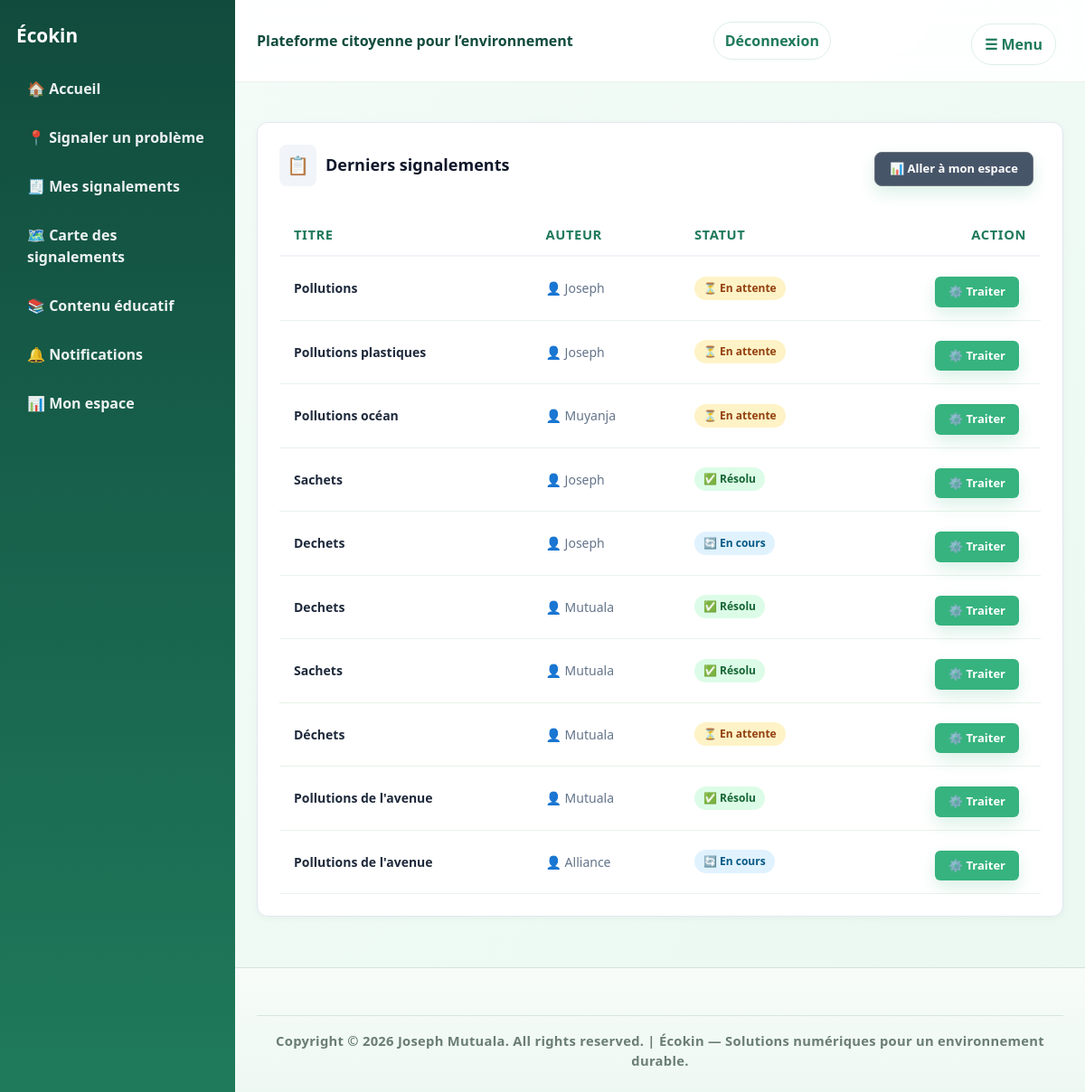
Page /signalements/autorite/ (signed in) on the committed database.
### signalements/models.py (models this page shows, shortened)
class Signalements(models.Model):
    STATUT_CHOICES = [
        ('en_attente', 'En attente'),
        ('en_cours', 'En cours'),
        ('resolu', 'Résolu'),
        ('rejete', 'Rejeté'),
    ]
    titre = models.CharField(max_length=200, help_text="Entrez le titre du signalement")
    description = models.TextField()
    photo = models.ImageField(upload_to = 'signalements/', blank=True, null=True)
    latitude = models.DecimalField(max_digits= 9, decimal_places= 6)
    longitude = models.DecimalField(max_digits= 9, decimal_places= 6)
    statut = models.CharField(max_length=20, choices=STATUT_CHOICES, default='en_attente')
    date_creation = models.DateTimeField(auto_now_add= True)
    analyse_ia = models.TextField(blank=True, null=True)
    utilisateur = models.ForeignKey(settings.AUTH_USER_MODEL, on_delete=models.CASCADE, related_name = 'signalements')

### accounts/models.py (models this page shows, shortened)
class Utilisateur(AbstractUser):
    ROLE_CHOICES = [
        ('citoyens', 'Citoyens'),
        ('autorités', 'Autorités'),
        ('ong', 'Ong'),
        ('admin', 'Administrateur'),
    ]
    telephone = models.CharField(max_length= 50, blank=True, help_text="Entrez votre numero ici")
    adresse = models.CharField(max_length= 255, blank=True, help_text="Entrez votre adresse ici")
    photo = models.ImageField(upload_to='profils/', blank=True, null=True)
    role = models.CharField(max_length=20, choices=ROLE_CHOICES, default='citoyens')

### signalements/views.py (the view)
# urls.py: path('autorite/', views.liste_signalements_autorite, name='liste_autorite'),
@login_required
def liste_signalements_autorite(request):
    signalements = Signalements.objects.all()
    return render(request, "signalements/liste_autorite.html", {"signalements": signalements})

### templates/signalements/liste_autorite.html (shortened to what this page needs)
{% extends 'base.html' %}
{% block content%}
<div class="card table-card" style="margin-top: 20px; padding: 24px; background: #ffffff; border-radius: 12px; border: 1px solid #e2e8f0; box-shadow: 0 2px 8px rgba(0,0,0,0.04);">
    <div style="display: flex; align-items: center; justify-content: space-between; margin-bottom: 20px;">
        <div style="display: flex; align-items: center; gap: 10px;">
            <span style="font-size: 20px; background: #f1f5f9; padding: 8px; border-radius: 8px;">📋</span>
            <h3 style="margin: 0; font-size: 18px; font-weight: 700; color: #0f172a;">Derniers signalements</h3>
        </div>
        <a href="{% url 'aller_a_mon_espace' %}" class="btn btn-secondary" style="padding: 8px 16px; font-size: 13px; font-weight: 600; text-decoration: none; background: #475569; border-radius: 8px; display: inline-flex; align-items: center; gap: 6px;">
            📊 Aller à mon espace
        </a>
    </div>
    <div style="overflow-x: auto;">
        <table style="width: 100%; border-collapse: collapse; text-align: left; font-size: 14px;">
            <thead>
                <tr style="border-bottom: 2px solid #f1f5f9; color: #64748b; font-size: 13px; text-transform: uppercase; letter-spacing: 0.5px;">
                    <th style="padding: 12px 16px; font-weight: 600;">Titre</th>
                    <th style="padding: 12px 16px; font-weight: 600;">Auteur</th>
                    <th style="padding: 12px 16px; font-weight: 600;">Statut</th>
                    <th style="padding: 12px 16px; font-weight: 600; text-align: right;">Action</th>
                </tr>
            </thead>
            <tbody>
                {% for signalement in signalements %}
                    <tr style="border-bottom: 1px solid #f8fafc; transition: background 0.2s ease;">
                        <td style="padding: 14px 16px; font-weight: 600; color: #1e293b;">
                            {{ signalement.titre }}
                        </td>
                        <td style="padding: 14px 16px; color: #64748b;">
                            <span style="display: flex; align-items: center; gap: 6px;">
                                👤 {{ signalement.utilisateur.username }}
                            </span>
                        </td>
                        <td style="padding: 14px 16px;">
                            {% if signalement.statut == 'en_attente' or signalement.statut == 'EN_ATTENTE' %}
                                <span style="background: #fef3c7; color: #92400e; padding: 4px 10px; border-radius: 20px; font-size: 12px; font-weight: 600; display: inline-flex; align-items: center; gap: 4px;">
                                    ⏳ {{ signalement.get_statut_display }}
                                </span>
                            {% elif signalement.statut == 'en_cours' or signalement.statut == 'EN_COURS' %}
                                <span style="background: #e0f2fe; color: #075985; padding: 4px 10px; border-radius: 20px; font-size: 12px; font-weight: 600; display: inline-flex; align-items: center; gap: 4px;">
                                    🔄 {{ signalement.get_statut_display }}
                                </span>
                            {% elif signalement.statut == 'resolu' or signalement.statut == 'RESOLU' %}
                                <span style="background: #dcfce7; color: #166534; padding: 4px 10px; border-radius: 20px; font-size: 12px; font-weight: 600; display: inline-flex; align-items: center; gap: 4px;">
                                    ✅ {{ signalement.get_statut_display }}
                                </span>
                            {% elif signalement.statut == 'rejete' or signalement.statut == 'REJETE' %}
                                <span style="background: #fee2e2; color: #991b1b; padding: 4px 10px; border-radius: 20px; font-size: 12px; font-weight: 600; display: inline-flex; align-items: center; gap: 4px;">
                                    ❌ {{ signalement.get_statut_display }}
                                </span>
                            {% else %}
                                <span style="background: #f1f5f9; color: #475569; padding: 4px 10px; border-radius: 20px; font-size: 12px; font-weight: 600;">
                                    {{ signalement.get_statut_display }}
                                </span>
                            {% endif %}
                        </td>
                        <td style="padding: 14px 16px; text-align: right;">
                            <a href="{% url 'traiter' signalement.pk %}" class="btn" style="padding: 6px 14px; font-size: 13px; font-weight: 600; text-decoration: none; border-radius: 6px; display: inline-flex; align-items: center; gap: 4px;">
                                ⚙️ Traiter
                            </a>
                        </td>
                    </tr>
                {% endfor %}
            </tbody>
        </table>
    </div>
</div>
{% endblock %}

### templates/base.html (style rules this page uses)
:root { --green-900: #114b3d; --green-700: #1f7a5b; --green-500: #36b37e; --green-100: #eaf8f1; --text: #163126; --muted: #5f786d; --card: #ffffff; --shadow: 0 16px 35px rgba(17, 75, 61, 0.12); }
* { box-sizing: border-box; }
body { margin: 0; font-family: "Segoe UI", Arial, sans-serif; color: var(--text); background: linear-gradient(135deg, #f4fcf8 0%, #eaf8f1 100%); }
a { text-decoration: none; color: inherit; }
.card { background: var(--card); border-radius: 18px; padding: 20px; box-shadow: var(--shadow); }
.card h3, .card h4 { margin-top: 0; color: var(--green-900); }
.btn { display: inline-block; padding: 10px 14px; border-radius: 999px; background: var(--green-500); color: white; font-weight: 700; margin-right: 8px; margin-top: 8px; transition: all 0.2s ease; box-shadow: 0 8px 18px rgba(54, 179, 126, 0.18); }
.table-card { overflow-x: auto; }
table { width: 100%; border-collapse: collapse; margin-top: 10px; }
th, td { padding: 12px; text-align: left; border-bottom: 1px solid #e8f3eb; }
th { color: var(--green-700); font-size: 0.92rem; text-transform: uppercase; letter-spacing: 0.04em; }
.card { width: 100%; box-sizing: border-box; }
.table-card { width: 100%; overflow-x: auto; }

### rows in the picture
Signalements: titre "Pollutions", utilisateur.username "Joseph", statut "En attente"
Signalements: titre "Pollutions plastiques", utilisateur.username "Joseph", statut "En attente"
Signalements: titre "Pollutions océan", utilisateur.username "Muyanja", statut "En attente"
Signalements: titre "Sachets", utilisateur.username "Joseph", statut "Résolu"
Signalements: titre "Dechets", utilisateur.username "Joseph", statut "En cours"
Signalements: titre "Dechets", utilisateur.username "Mutuala", statut "Résolu"
Signalements: titre "Sachets", utilisateur.username "Mutuala", statut "Résolu"
Signalements: titre "Déchets", utilisateur.username "Mutuala", statut "En attente"
Signalements: titre "Pollutions de l'avenue", utilisateur.username "Mutuala", statut "Résolu"
Signalements: titre "Pollutions de l'avenue", utilisateur.username "Alliance", statut "En cours"
